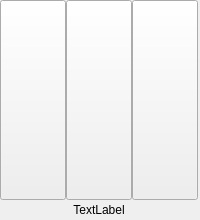
<?xml version="1.0" encoding="UTF-8"?>
<ui version="4.0">
 <class>ModelPanel3Key</class>
 <widget class="QWidget" name="ModelPanel3Key">
  <property name="geometry">
   <rect>
    <x>0</x>
    <y>0</y>
    <width>200</width>
    <height>220</height>
   </rect>
  </property>
  <property name="minimumSize">
   <size>
    <width>200</width>
    <height>220</height>
   </size>
  </property>
  <property name="maximumSize">
   <size>
    <width>200</width>
    <height>220</height>
   </size>
  </property>
  <property name="windowTitle">
   <string>Form</string>
  </property>
  <layout class="QGridLayout" name="gridLayout">
   <property name="leftMargin">
    <number>0</number>
   </property>
   <property name="topMargin">
    <number>0</number>
   </property>
   <property name="rightMargin">
    <number>0</number>
   </property>
   <property name="bottomMargin">
    <number>0</number>
   </property>
   <property name="spacing">
    <number>0</number>
   </property>
   <item row="0" column="0">
    <widget class="QPushButton" name="key_2">
     <property name="minimumSize">
      <size>
       <width>66</width>
       <height>200</height>
      </size>
     </property>
     <property name="maximumSize">
      <size>
       <width>66</width>
       <height>200</height>
      </size>
     </property>
     <property name="text">
      <string/>
     </property>
    </widget>
   </item>
   <item row="1" column="1">
    <widget class="QLabel" name="addr">
     <property name="text">
      <string>TextLabel</string>
     </property>
     <property name="alignment">
      <set>Qt::AlignmentFlag::AlignCenter</set>
     </property>
    </widget>
   </item>
   <item row="0" column="1">
    <widget class="QPushButton" name="key_3">
     <property name="minimumSize">
      <size>
       <width>66</width>
       <height>200</height>
      </size>
     </property>
     <property name="maximumSize">
      <size>
       <width>66</width>
       <height>200</height>
      </size>
     </property>
     <property name="text">
      <string/>
     </property>
    </widget>
   </item>
   <item row="0" column="2">
    <widget class="QPushButton" name="key_1">
     <property name="minimumSize">
      <size>
       <width>66</width>
       <height>200</height>
      </size>
     </property>
     <property name="maximumSize">
      <size>
       <width>66</width>
       <height>200</height>
      </size>
     </property>
     <property name="text">
      <string/>
     </property>
    </widget>
   </item>
  </layout>
 </widget>
 <resources/>
 <connections/>
</ui>
